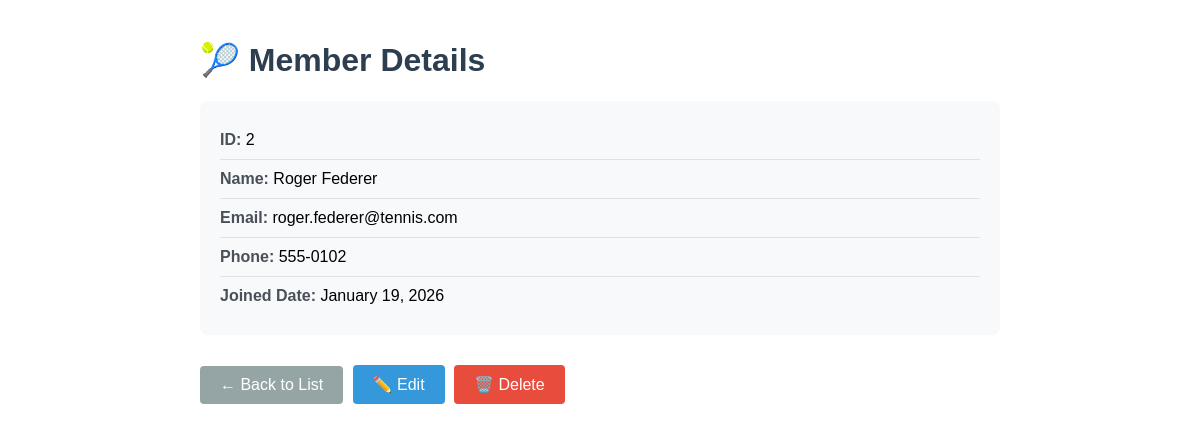
The app's page /members/2/ with its own data.
### members/models.py (models this page shows)
class Member(models.Model):
    firstname = models.CharField(max_length=255, help_text="Member's first name")
    lastname = models.CharField(max_length=255, help_text="Member's last name")
    email = models.EmailField(unique=True, help_text="Member's email address")
    phone = models.CharField(max_length=20, blank=True, help_text="Member's phone number")
    joined_date = models.DateField(auto_now_add=True, help_text="Date member joined")
    team = models.ForeignKey(
        Team,
        on_delete=models.CASCADE,  # Delete members when team is deleted
        related_name='members',     # Allows: team.members.all()
        null=True,                  # Team is optional
        blank=True,
        help_text="Team this member belongs to"
    )
    tournaments = models.ManyToManyField(
        Tournament,
        related_name='members',     # Allows: tournament.members.all()
        blank=True,
        help_text="Tournaments this member is participating in"
    )
    def __str__(self):
        return f"{self.firstname} {self.lastname}"
    class Meta:
        ordering = ['lastname', 'firstname']
        verbose_name = 'Member'
        verbose_name_plural = 'Members'
        db_table = 'members'

### members/views.py (the view)
# urls.py: path('<int:pk>/', views.member_detail, name='detail'),
def member_detail(request, pk):
    member = get_object_or_404(Member, pk=pk)
    context = {'member': member}
    return render(request, 'members/show.html', context)

### members/templates/members/show.html (shortened to what this page needs)
<!DOCTYPE html>
<html lang="en">
<head>
</head>
<body>
    <h1>🎾 Member Details</h1>
    <div class="member-detail">
        <div class="detail-row">
            <span class="label">ID:</span>
            {{ member.id }}
        </div>
        <div class="detail-row">
            <span class="label">Name:</span>
            {{ member.firstname }} {{ member.lastname }}
        </div>
        <div class="detail-row">
            <span class="label">Email:</span>
            {{ member.email }}
        </div>
        <div class="detail-row">
            <span class="label">Phone:</span>
            {{ member.phone|default:"Not provided" }}
        </div>
        <div class="detail-row">
            <span class="label">Joined Date:</span>
            {{ member.joined_date|date:"F d, Y" }}
        </div>
    </div>
    <div>
        <a href="{% url 'members:list' %}" class="btn btn-secondary">← Back to List</a>
        <a href="{% url 'members:update' member.pk %}" class="btn">✏️ Edit</a>
        <a href="{% url 'members:delete' member.pk %}" class="btn btn-danger">🗑️ Delete</a>
    </div>
</body>
</html>

### members/templates/members/show.html (style rules this page uses)
body { font-family: Arial, sans-serif; max-width: 800px; margin: 0 auto; padding: 20px; }
h1 { color: #2c3e50; }
.member-detail { background-color: #f8f9fa; padding: 20px; border-radius: 8px; margin: 20px 0; }
.detail-row { padding: 10px 0; border-bottom: 1px solid #dee2e6; }
.detail-row:last-child { border-bottom: none; }
.label { font-weight: bold; color: #495057; }
.btn { display: inline-block; padding: 10px 20px; margin: 10px 5px 10px 0; text-decoration: none; background-color: #3498db; color: white; border-radius: 4px; }
.btn-secondary { background-color: #95a5a6; }
.btn-danger { background-color: #e74c3c; }

### records on screen
Member: id "2", firstname "Roger", lastname "Federer", email "roger.federer@tennis.com", phone "555-0102", joined_date "January 19, 2026"
